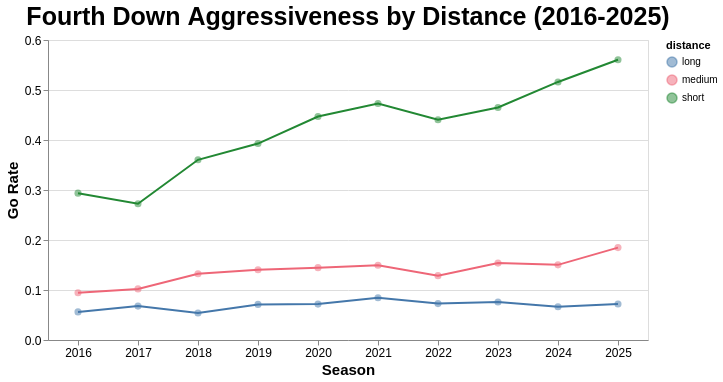

Write notebook code for a chart like this one.
### Code cell
#| echo: false

distance_chart = (alt.Chart(data= dis_rates, title="Fourth Down Aggressiveness by Distance (2016-2025)")
        .mark_line(
            point=alt.OverlayMarkDef(size=50, color = "black", opacity=0.5)
            )
        .encode(
            x=alt.X("season:N", title='Season', axis = alt.Axis(labelAngle=0)),
            y=alt.Y("go_rate:Q", title= "Go Rate"),
            tooltip=["season", "go_rate", "distance"],
            color= alt.Color('distance:N', scale= alt.Scale(range=colors)).legend(orient="right")
        )
        .properties(width=600, height=300)
    ).configure_axis(titleFontSize=15, labelFontSize= 12).configure_title(fontSize=25)


distance_chart

### Figure 1 — Vega specification as saved in the notebook (floating-point values rounded to 4 significant figures)
{"$schema": "https://vega.github.io/schema/vega/v5.json", "data": [{"name": "source_0", "values": [{"season": 2016, "distance": "long", "no_go": 1864, "go": 111, "go_rate": 0.0562}, {"season": 2016, "distance": "medium", "no_go": 823, "go": 86, "go_rate": 0.0946}, {"season": 2016, "distance": "short", "no_go": 712, "go": 296, "go_rate": 0.2937}, {"season": 2017, "distance": "long", "no_go": 1952, "go": 142, "go_rate": 0.0678}, {"season": 2017, "distance": "medium", "no_go": 843, "go": 96, "go_rate": 0.1022}, {"season": 2017, "distance": "short", "no_go": 729, "go": 273, "go_rate": 0.2725}, {"season": 2018, "distance": "long", "no_go": 1908, "go": 109, "go_rate": 0.054}, {"season": 2018, "distance": "medium", "no_go": 708, "go": 108, "go_rate": 0.1324}, {"season": 2018, "distance": "short", "no_go": 614, "go": 346, "go_rate": 0.3604}, {"season": 2019, "distance": "long", "no_go": 1905, "go": 146, "go_rate": 0.0712}, {"season": 2019, "distance": "medium", "no_go": 747, "go": 122, "go_rate": 0.1404}, {"season": 2019, "distance": "short", "no_go": 544, "go": 352, "go_rate": 0.3929}, {"season": 2020, "distance": "long", "no_go": 1667, "go": 129, "go_rate": 0.0718}, {"season": 2020, "distance": "medium", "no_go": 715, "go": 121, "go_rate": 0.1447}, {"season": 2020, "distance": "short", "no_go": 537, "go": 434, "go_rate": 0.447}, {"season": 2021, "distance": "long", "no_go": 1818, "go": 168, "go_rate": 0.0846}, {"season": 2021, "distance": "medium", "no_go": 773, "go": 136, "go_rate": 0.1496}, {"season": 2021, "distance": "short", "no_go": 577, "go": 518, "go_rate": 0.4731}, {"season": 2022, "distance": "long", "no_go": 1886, "go": 148, "go_rate": 0.0728}, {"season": 2022, "distance": "medium", "no_go": 785, "go": 116, "go_rate": 0.1287}, {"season": 2022, "distance": "short", "no_go": 640, "go": 504, "go_rate": 0.4406}, {"season": 2023, "distance": "long", "no_go": 2004, "go": 165, "go_rate": 0.0761}, {"season": 2023, "distance": "medium", "no_go": 798, "go": 145, "go_rate": 0.1538}, {"season": 2023, "distance": "short", "no_go": 598, "go": 520, "go_rate": 0.4651}, {"season": 2024, "distance": "long", "no_go": 1933, "go": 138, "go_rate": 0.0666}, {"season": 2024, "distance": "medium", "no_go": 752, "go": 133, "go_rate": 0.1503}, {"season": 2024, "distance": "short", "no_go": 510, "go": 544, "go_rate": 0.5161}, {"season": 2025, "distance": "long", "no_go": 1841, "go": 143, "go_rate": 0.0721}, {"season": 2025, "distance": "medium", "no_go": 750, "go": 170, "go_rate": 0.1848}, {"season": 2025, "distance": "short", "no_go": 484, "go": 617, "go_rate": 0.5604}]}, {"name": "data_0", "values": [{"distance": "long", "go_rate": 0.0562, "season": 2016}, {"distance": "medium", "go_rate": 0.0946, "season": 2016}, {"distance": "short", "go_rate": 0.2937, "season": 2016}, {"distance": "long", "go_rate": 0.0678, "season": 2017}, {"distance": "medium", "go_rate": 0.1022, "season": 2017}, {"distance": "short", "go_rate": 0.2725, "season": 2017}, {"distance": "long", "go_rate": 0.054, "season": 2018}, {"distance": "medium", "go_rate": 0.1324, "season": 2018}, {"distance": "short", "go_rate": 0.3604, "season": 2018}, {"distance": "long", "go_rate": 0.0712, "season": 2019}, {"distance": "medium", "go_rate": 0.1404, "season": 2019}, {"distance": "short", "go_rate": 0.3929, "season": 2019}, {"distance": "long", "go_rate": 0.0718, "season": 2020}, {"distance": "medium", "go_rate": 0.1447, "season": 2020}, {"distance": "short", "go_rate": 0.447, "season": 2020}, {"distance": "long", "go_rate": 0.0846, "season": 2021}, {"distance": "medium", "go_rate": 0.1496, "season": 2021}, {"distance": "short", "go_rate": 0.4731, "season": 2021}, {"distance": "long", "go_rate": 0.0728, "season": 2022}, {"distance": "medium", "go_rate": 0.1287, "season": 2022}, {"distance": "short", "go_rate": 0.4406, "season": 2022}, {"distance": "long", "go_rate": 0.0761, "season": 2023}, {"distance": "medium", "go_rate": 0.1538, "season": 2023}, {"distance": "short", "go_rate": 0.4651, "season": 2023}, {"distance": "long", "go_rate": 0.0666, "season": 2024}, {"distance": "medium", "go_rate": 0.1503, "season": 2024}, {"distance": "short", "go_rate": 0.5161, "season": 2024}, {"distance": "long", "go_rate": 0.0721, "season": 2025}, {"distance": "medium", "go_rate": 0.1848, "season": 2025}, {"distance": "short", "go_rate": 0.5604, "season": 2025}]}, {"name": "source_0_x_domain_season_0", "values": [{"season": 2016}, {"season": 2017}, {"season": 2018}, {"season": 2019}, {"season": 2020}, {"season": 2021}, {"season": 2022}, {"season": 2023}, {"season": 2024}, {"season": 2025}]}, {"name": "data_0_x_domain_season_1", "values": [{"season": 2016}, {"season": 2017}, {"season": 2018}, {"season": 2019}, {"season": 2020}, {"season": 2021}, {"season": 2022}, {"season": 2023}, {"season": 2024}, {"season": 2025}]}, {"name": "source_0_color_domain_distance_0", "values": [{"distance": "long"}, {"distance": "medium"}, {"distance": "short"}]}, {"name": "data_0_color_domain_distance_1", "values": [{"distance": "long"}, {"distance": "medium"}, {"distance": "short"}]}], "marks": [{"type": "group", "name": "layer_0_pathgroup", "from": {"facet": {"data": "source_0", "name": "faceted_path_layer_0_main", "groupby": ["distance"]}}, "encode": {"update": {"width": {"field": {"signal": null, "datum": null, "group": "width", "parent": null}}, "height": {"field": {"signal": null, "datum": null, "group": "height", "parent": null}}}}, "marks": [{"type": "line", "name": "layer_0_marks", "from": {"data": "faceted_path_layer_0_main"}, "sort": {"field": "x"}, "encode": {"update": {"x": {"field": "season", "scale": "x"}, "defined": {"signal": "isValid(datum[\"go_rate\"]) && isFinite(+datum[\"go_rate\"])"}, "tooltip": {"signal": "{\"season\": format(datum[\"season\"], \"\"), \"go_rate\": format(datum[\"go_rate\"], \"\"), \"distance\": isValid(datum[\"distance\"]) ? datum[\"distance\"] : \"\"+datum[\"distance\"]}"}, "stroke": {"field": "distance", "scale": "color"}, "y": {"field": "go_rate", "scale": "y"}}}, "style": ["line"]}]}, {"type": "symbol", "name": "layer_1_marks", "from": {"data": "data_0"}, "encode": {"update": {"size": {"value": 50}, "y": {"field": "go_rate", "scale": "y"}, "opacity": {"value": 0.5}, "fill": {"field": "distance", "scale": "color"}, "tooltip": {"signal": "{\"season\": format(datum[\"season\"], \"\"), \"go_rate\": format(datum[\"go_rate\"], \"\"), \"distance\": isValid(datum[\"distance\"]) ? datum[\"distance\"] : \"\"+datum[\"distance\"]}"}, "x": {"field": "season", "scale": "x"}}}, "style": ["point"]}], "scales": [{"name": "x", "type": "point", "domain": {"fields": [{"data": "source_0_x_domain_season_0", "field": "season"}, {"data": "data_0_x_domain_season_1", "field": "season"}], "sort": true}, "range": [0, {"signal": "width"}], "padding": 0.5}, {"name": "y", "type": "linear", "domain": {"fields": [{"data": "source_0", "field": "go_rate"}, {"data": "data_0", "field": "go_rate"}]}, "range": [{"signal": "height"}, 0], "zero": true, "nice": true}, {"name": "color", "type": "ordinal", "domain": {"fields": [{"data": "source_0_color_domain_distance_0", "field": "distance"}, {"data": "data_0_color_domain_distance_1", "field": "distance"}], "sort": true}, "range": ["#4477AA", "#EE6677", "#228833", "#CCBB44", "#66CCEE", "#AA3377", "#BBBBBB"]}], "axes": [{"scale": "y", "zindex": 0, "domain": false, "aria": false, "orient": "left", "maxExtent": 0, "grid": true, "labels": false, "minExtent": 0, "tickCount": {"signal": "ceil(height/40)"}, "gridScale": "x", "ticks": false}, {"scale": "x", "labelAngle": 0, "grid": false, "zindex": 0, "title": "Season", "labelBaseline": "top", "orient": "bottom"}, {"scale": "y", "zindex": 0, "tickCount": {"signal": "ceil(height/40)"}, "title": "Go Rate", "grid": false, "labelOverlap": true, "orient": "left"}], "title": {"text": "Fourth Down Aggressiveness by Distance (2016-2025)", "frame": "group"}, "legends": [{"orient": "right", "stroke": "color", "symbolType": "circle", "title": "distance", "fill": "color", "encode": {"symbols": {"update": {"opacity": {"value": 0.5}}}}}], "background": "white", "width": 600, "config": {"axis": {"labelFontSize": 12, "titleFontSize": 15}, "style": {"group-title": {"fontSize": 25}}}, "height": 300, "style": "cell", "padding": 5}
